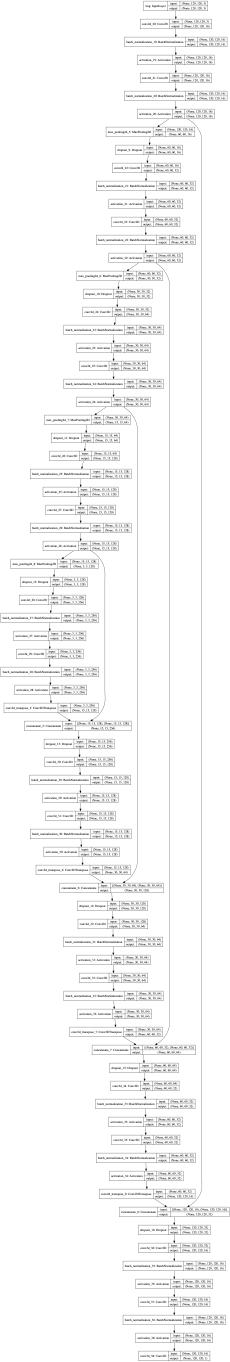
#> input picture Project2/scripts/Patch200/model_200.png, 1380 x 8171 px, given in place of satImage_056.png, which was not available (shown at 1/6 size); the run also reads 1 picture not shown here
$ python image_processing.py
#> lines starting #> are read from the running program, lines starting #| are printed output that depends on the picture; after the words box and inside, x2 and y2 are one past the last pixel; in counts of white or black regions, pixels touching at a corner belong together; pictures that were not available may be replaced by others from this repository, and a replacement may not be noted
#%%

# Some imports
import sys,os

sys.path.append('../../project_files/scripts/')
import segment_aerial_images as imanip

import cv2
import numpy as np
import matplotlib.pyplot as plt

#%%
# Loaded a set of images
root_dir = "../../project_files/data/training/"

image_dir = root_dir + "images/"
grt_dir = root_dir + "groundtruth/"
files = os.listdir(image_dir)

file = "satImage_056.png"#files[0]

print(file)
img = cv2.imread(image_dir + file)
#> img is the input picture: shape (8171, 1380, 3); min 0, max 255, mean 247.1
grt = cv2.imread(grt_dir + file)
gray_image = cv2.cvtColor(img, cv2.COLOR_BGR2GRAY)

# [7 lines of commented-out code are left out]

def binarize(image):
    blurred = cv2.GaussianBlur(image, (3, 3), 0)
    lowerb = np.array([50, 50, 50])
    upperb = np.array([130, 130, 130])
    binary = cv2.inRange(blurred, lowerb, upperb)
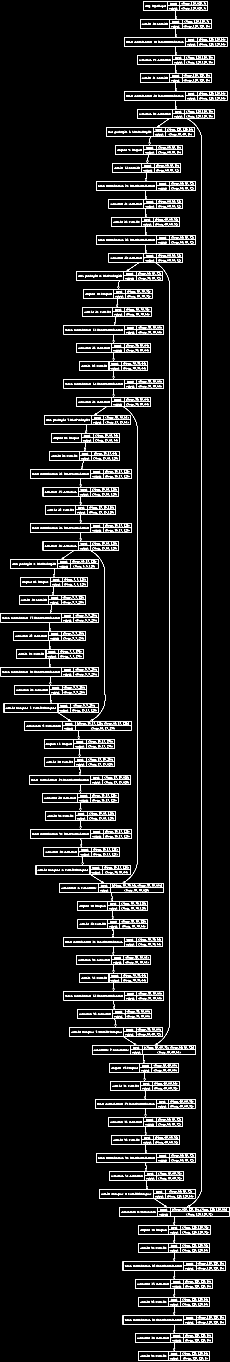
#> binary: shape (8171, 1380) (shown at 1/6 size); 2.8% white in thin lines or dots
    return binary

binary = binarize(img)
plt.imshow(binarize(img))

#%%
#

def auto_canny(image, sigma=0.33):
#> called with sigma = 0.33
    gray = cv2.cvtColor(image, cv2.COLOR_BGR2GRAY)
    blurred = cv2.GaussianBlur(gray, (9, 9), 0)
#> blurred: shape (8171, 1380)

	# compute the median of the single channel pixel intensities
    v = np.median(blurred)
#> v = 255

	# apply automatic Canny edge detection using the computed median
    lower = int(max(0, (1.0 - sigma) * v))
#> lower = 170
    upper = int(min(255, (1.0 + sigma) * v))
#> upper = 255
    edged = cv2.Canny(blurred, lower, upper)
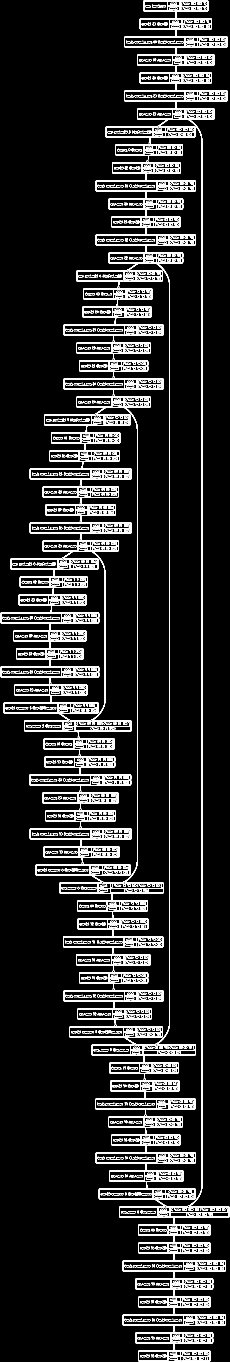
#> edged: shape (8171, 1380) (shown at 1/6 size); 3.3% white in thin lines or dots

    # return the edged image
    return edged

canny = auto_canny(img)
plt.imshow(canny)

#%%
#

def dilate(image):
    kernel = cv2.getStructuringElement(cv2.MORPH_ELLIPSE,(3,3))
    dilated = cv2.morphologyEx(image,cv2.MORPH_DILATE,kernel)
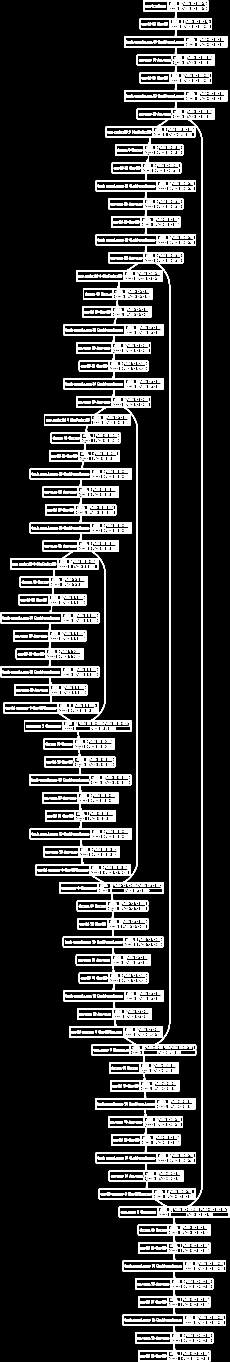
#> dilated: shape (8171, 1380) (shown at 1/6 size); 9.4% white; 1433 white regions (12 under 20 px), largest, box (x1, y1, x2, y2) and area: (2, 3, 1378, 8168) 744813, (196, 4239, 338, 4260) 1277, (388, 5211, 530, 5232) 1277
    return dilated

plt.imshow(dilate(canny))
#%%

def subtract_invert(image,subtracted_inv):
    one_idx = subtracted_inv > 0
#> one_idx: shape (8171, 1380) bool; 3.3% white in thin lines or dots
    zero_idx = subtracted_inv == 0
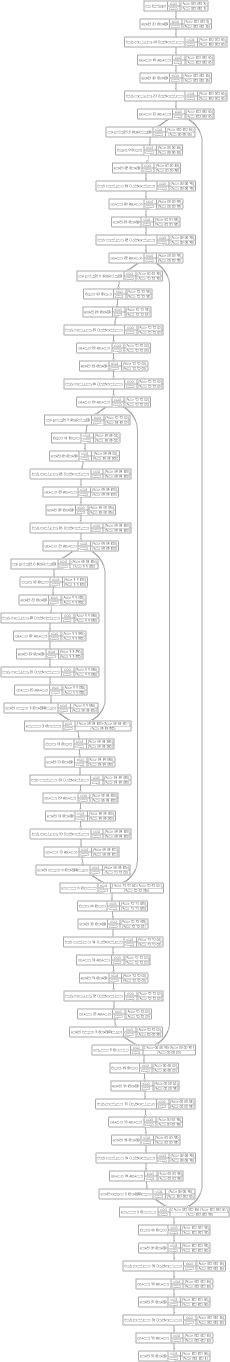
#> zero_idx: shape (8171, 1380) bool (shown at 1/6 size); 96.7% white; black in thin lines or dots
    subtracted_inv[zero_idx] = 1
#> subtracted_inv: shape (8171, 1380); values 1 (black) and 255 (white), 3.3% white in thin lines or dots
    subtracted_inv[one_idx] = 0
    diff = cv2.subtract(image,subtracted_inv)
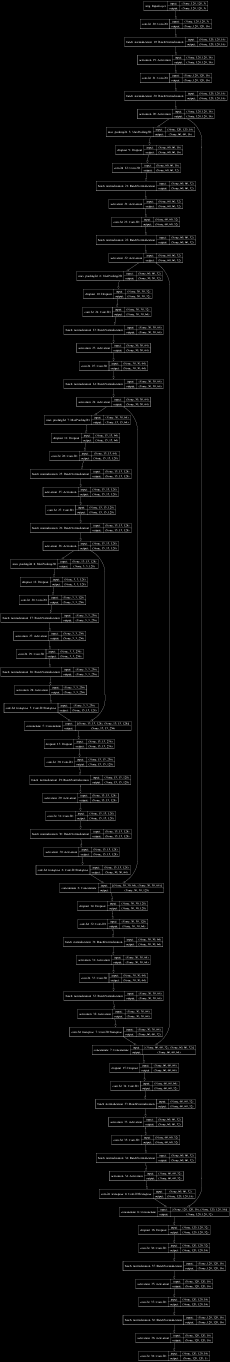
#> diff: shape (8171, 1380) (shown at 1/6 size); min 0, max 255, mean 7
    return diff

plt.imshow(subtract_invert(binary,canny))
#%%
